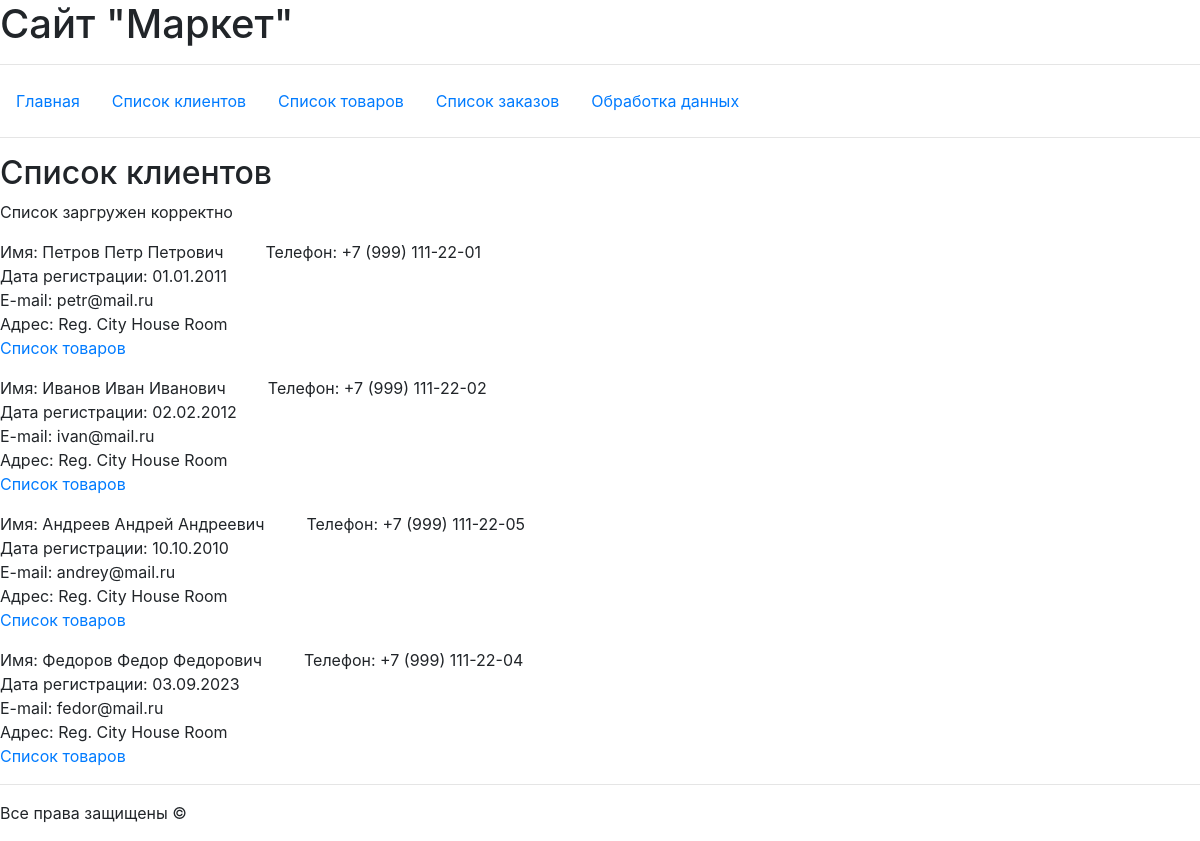
Screenshot of /lu/ with the database file from the repository.
### hw_app/models.py (models this page shows, shortened)
class User(models.Model):
    name = models.CharField(max_length=100)
    email = models.EmailField()
    mobile = models.CharField(max_length=20)
    us_adrs = models.CharField(max_length=100)
    reg_day = models.DateField()

### hw_app/views.py (the view)
# urls.py: path('lu/', views.list_users, name='list_users'),
def list_users(request):
    context = {
        "title": 'Список клиентов',
        "head": 'Список клиентов',
        "text": 'Список заргружен корректно',
        "users": User.objects.all()
    }
    return render(request, "hw_app/dbu.html", context)

### hw_app/templates/hw_app/dbu.html (shortened to what this page needs)
{% extends 'hw_app/base.html' %}
{% block content %}
    <h2>{{ head }}</h2>
    <p>{{ text }}</p>
    <div>
    {% for user in users %}
        <p>
            Имя: {{ user.name }} &ensp; &ensp; &ensp; Телефон: {{ user.mobile }}<br>
            Дата регистрации: {{ user.reg_day|date:"d.m.Y" }} &ensp; {{ user.reg_day|time:"H:i" }}<br>
            E-mail: {{ user.email }}<br>
            Адрес: {{ user.us_adrs }}<br>
            <a href="{% url 'us_pr' user.id %}"> Список товаров </a>
        </p>
    {% endfor %}
    </div>
{% endblock %}

### rows the page displays
User: name "Петров Петр Петрович", mobile "+7 (999) 111-22-01", reg_day "01.01.2011", email "petr@mail.ru", us_adrs "Reg. City House Room"
User: name "Иванов Иван Иванович", mobile "+7 (999) 111-22-02", reg_day "02.02.2012", email "ivan@mail.ru", us_adrs "Reg. City House Room"
User: name "Андреев Андрей Андреевич", mobile "+7 (999) 111-22-05", reg_day "10.10.2010", email "andrey@mail.ru", us_adrs "Reg. City House Room"
User: name "Федоров Федор Федорович", mobile "+7 (999) 111-22-04", reg_day "03.09.2023", email "fedor@mail.ru", us_adrs "Reg. City House Room"

### other values shown
{{ head }} "Список клиентов"
{{ text }} "Список заргружен корректно"
